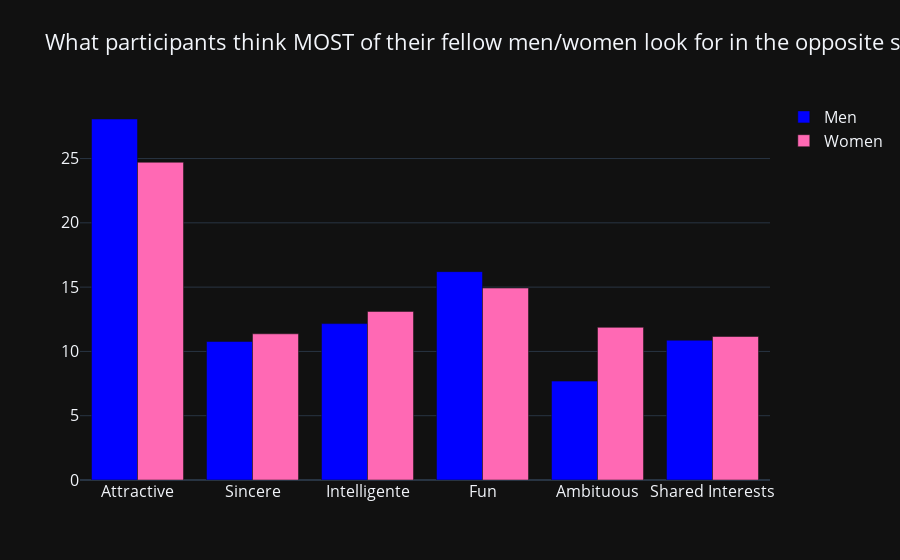

Notebook source saved alongside this figure:
### Markdown cell above
Let's what participants think MOST of their fellow men/women look for in the opposite sex

### Code cell
# Visualisation
attributes_gender4_1 = data[["gender","attr4_1", "sinc4_1","intel4_1","fun4_1","amb4_1","shar4_1"]].groupby("gender").mean()
cols = ["Attractive","Sincere","Intelligente","Fun","Ambituous","Shared Interests"]
attributes_gender4_1.columns = cols


men4_1 = go.Bar(
    y=list(attributes_gender4_1.iloc[1]),      # 1 == Men
    x=attributes_gender4_1.columns.values,
    name="Men",
    marker=dict(
        color="blue"
    )
)
women4_1 = go.Bar(
    y=list(attributes_gender4_1.iloc[0]),      # 0 == Women
    x=attributes_gender4_1.columns.values,
    name="Women",
    marker=dict(
        color="hotpink"
    )
)

data4_1 = [men4_1, women4_1]
layout = go.Layout(
    title="What participants think MOST of their fellow men/women look for in the opposite sex",
    font=dict(
        size=16
    ),
    legend=dict(
        font=dict(
            size=16
        )
    )
)
fig = go.Figure(data=data4_1, layout=layout)
py.iplot(fig, filename='barchart')




# Scatterpolar for another good visualisation
fig4_1 = go.Figure()
fig4_1.add_trace(go.Scatterpolar(
      r=[data_men["attr4_1"].mean(), data_men["sinc4_1"].mean() , data_men["intel4_1"].mean(),data_men["fun4_1"].mean(),data["amb4_1"].mean(),data_men["shar4_1"].mean() ],
      theta=cols,
      fill="toself",
      name="Men",
      marker=dict(
        color="blue"
    )
))
fig4_1.add_trace(go.Scatterpolar(
      r=[data_women["attr4_1"].mean(), data_women["sinc4_1"].mean() , data_women["intel4_1"].mean(),data_women["fun4_1"].mean(),data_women["amb4_1"].mean(),data_women["shar4_1"].mean() ],
      theta=cols,
      fill="toself",
      name="Women",
       marker=dict(
        color="hotpink"
    )
))

### Figure 1 — Plotly figure (JSON) as saved in the notebook; plotly's stock layout.template omitted (floating-point values rounded to 4 significant figures)
{"data": [{"marker": {"color": "blue"}, "name": "Men", "type": "bar", "x": ["Attractive", "Sincere", "Intelligente", "Fun", "Ambituous", "Shared Interests"], "y": [28.08, 10.77, 12.16, 16.2, 7.69, 10.87]}, {"marker": {"color": "hotpink"}, "name": "Women", "type": "bar", "x": ["Attractive", "Sincere", "Intelligente", "Fun", "Ambituous", "Shared Interests"], "y": [24.71, 11.37, 13.11, 14.93, 11.87, 11.16]}], "layout": {"font": {"size": 16}, "legend": {"font": {"size": 16}}, "title": {"text": "What participants think MOST of their fellow men/women look for in the opposite sex"}}}
